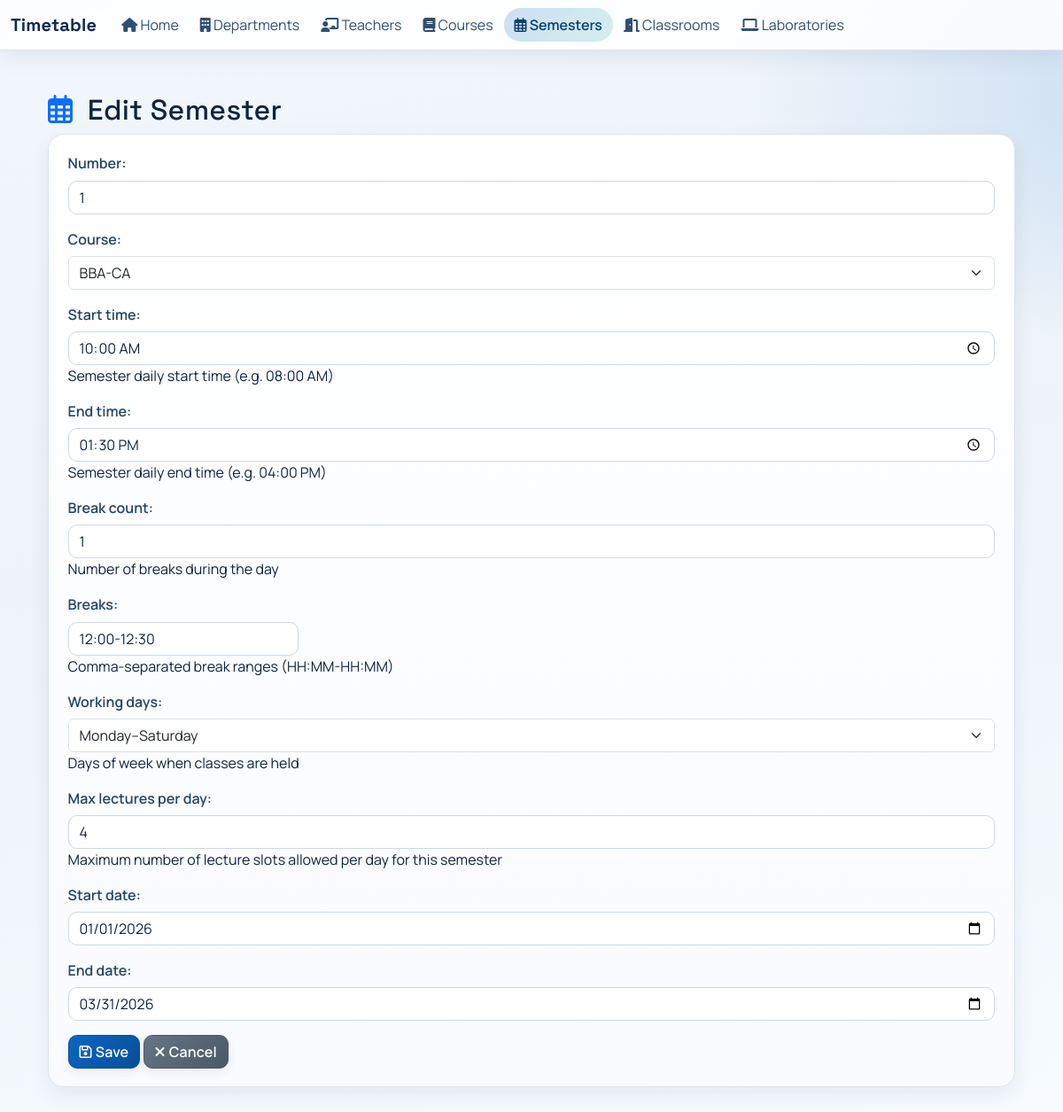
Screenshot of /semesters/56/edit/ with the database file from the repository.
### scheduler/models.py (models this page shows, shortened)
class Semester(models.Model):
    number = models.PositiveSmallIntegerField()
    course = models.ForeignKey(Course, on_delete=models.CASCADE, related_name='semesters')
    start_time = models.TimeField(
        null=True, blank=True,
        help_text="Semester daily start time (e.g. 08:00 AM)"
    )
    end_time = models.TimeField(
        null=True, blank=True,
        help_text="Semester daily end time (e.g. 04:00 PM)"
    )
    break_count = models.PositiveSmallIntegerField(
        default=0,
        help_text="Number of breaks during the day"
    )
    breaks = models.TextField(
        blank=True,
        help_text="Comma-separated break ranges (HH:MM-HH:MM)"
    )
    WORKING_DAY_CHOICES = [
        ('MON-FRI', 'Monday–Friday'),
        ('MON-SAT', 'Monday–Saturday'),
    ]
    working_days = models.CharField(
        max_length=7,
        choices=WORKING_DAY_CHOICES,
        default='MON-FRI',
        help_text="Days of week when classes are held"
    )
    max_lectures_per_day = models.PositiveSmallIntegerField(
        default=6,
        help_text="Maximum number of lecture slots allowed per day for this semester"
    )
    start_date = models.DateField(null=True, blank=True)
    end_date = models.DateField(null=True, blank=True)
    class Meta:
        unique_together = ('number', 'course')
        ordering = ['course', 'number']

### scheduler/views.py (the view, shortened to what this page needs)
# urls.py: path('semesters/<int:pk>/edit/', views.SemesterUpdateView.as_view(), name='semester_edit'),
class SemesterUpdateView(UpdateView):
    model = Semester
    form_class = SemesterForm
    template_name = 'semester_form.html'
    success_url = reverse_lazy('scheduler:course_list')

### scheduler/forms.py (shortened to what this page needs)
class SemesterForm(forms.ModelForm):
    class Meta:
        model = Semester
        fields = ['number', 'course', 'start_time', 'end_time',
                  'break_count', 'breaks', 'working_days',
                  'max_lectures_per_day',
                  'start_date', 'end_date']
        widgets = {
            'start_time': forms.TimeInput(format='%H:%M', attrs={'type': 'time'}),
            'end_time': forms.TimeInput(format='%H:%M', attrs={'type': 'time'}),
            'breaks': forms.TextInput(attrs={
                'size': 24,
                'style': 'max-width: 260px;',
                'placeholder': '10:00-10:10, 12:00-12:30',
            }),
            'start_date': forms.DateInput(format='%Y-%m-%d', attrs={'type': 'date'}),
            'end_date': forms.DateInput(format='%Y-%m-%d', attrs={'type': 'date'}),
        }

### scheduler/models.py (called while the page is built)
    def __str__(self):
        return self.name

### templates/semester_form.html (shortened to what this page needs)
{% extends "base.html" %}
{% block content %}
<div class="container py-4">
    <h2>
        <i class="fa-regular fa-calendar-days me-2 text-primary"></i>
        {% if form.instance.pk %}Edit{% else %}Add{% endif %} Semester
    </h2>
    <form method="post" novalidate>
        {{ form.as_p }}
        <button type="submit" class="btn btn-primary"><i class="fa-regular fa-floppy-disk me-1"></i>Save</button>
        <a href="{% if form.instance.pk %}{% url 'scheduler:course_detail' form.instance.course.pk %}{% else %}{% url 'scheduler:course_list' %}{% endif %}" class="btn btn-secondary"><i class="fa-solid fa-xmark me-1"></i>Cancel</a>
    </form>
</div>
{% endblock %}

### static/css/styles.css (style rules this page uses)
:root { --app-bg: #edf3f9; --app-surface: #ffffff; --app-surface-soft: #f8fbff; --app-border: #dbe4f0; --app-text: #10243e; --app-muted: #5c6f87; --app-brand: #0b66c3; --app-brand-strong: #084f96; --app-brand-soft: rgba(11, 102, 195, 0.12); --app-accent: #0f9f8f; --app-danger: #c4384e; --radius-sm: 10px; --radius-md: 14px; --radius-lg: 18px; --shadow-sm: 0 8px 22px rgba(16, 36, 62, 0.08); --shadow-md: 0 16px 38px rgba(16, 36, 62, 0.14); --transition-fast: 180ms ease; --transition-slow: 300ms ease; }
* { box-sizing: border-box; }
html, body { min-height: 100%; }
body { font-family: "Manrope", "Segoe UI", Arial, sans-serif; color: var(--app-text); background: radial-gradient(1600px 750px at -20% -20%, rgba(15, 159, 143, 0.2), transparent 45%), radial-gradient(1400px 680px at 120% 8%, rgba(11, 102, 195, 0.2), transparent 45%), linear-gradient(170deg, #f2f7fc 0%, var(--app-bg) 45%, #f7fbff 100%); margin: 0; overflow-x: hidden; }
h1, h2, h3, h4, h5, h6, .navbar-brand { font-family: "Space Grotesk", "Manrope", sans-serif; letter-spacing: 0.01em; }
p, small { color: inherit; }
a { color: var(--app-brand); transition: color var(--transition-fast); }
.container { transition: transform var(--transition-fast); }
form p { margin-bottom: 1rem; }
form p label, .form-label { font-weight: 600; color: #244667; margin-bottom: 0.45rem; }
form input:not([type="checkbox"]):not([type="radio"]):not([type="submit"]):not([type="button"]):not([type="reset"]), form select, form textarea { border-radius: var(--radius-sm); border: 1px solid #cdd8e6; background: #fff; color: var(--app-text); transition: border-color var(--transition-fast), box-shadow var(--transition-fast), transform var(--transition-fast); }
.app-form { background: linear-gradient(180deg, #ffffff 0%, #f9fbfe 100%); border: 1px solid var(--app-border); border-radius: var(--radius-lg); box-shadow: var(--shadow-sm); padding: 1.25rem 1.35rem; }
.btn { font-weight: 600; letter-spacing: 0.01em; border-radius: var(--radius-sm); border-width: 1px; box-shadow: 0 4px 12px rgba(25, 50, 86, 0.08); transition: transform var(--transition-fast), box-shadow var(--transition-fast), filter var(--transition-fast); }
.btn-primary { background: linear-gradient(135deg, var(--app-brand) 0%, var(--app-brand-strong) 100%); border-color: var(--app-brand-strong); }
.btn-secondary { background: linear-gradient(135deg, #677483 0%, #4b5868 100%); border-color: #4b5868; }
.reveal-in { opacity: 1; transform: translateY(0); transition: opacity 420ms ease, transform 420ms ease; }

### rows the page displays
Semester: number "1", course "BBA-CA", start_time "10:00", end_time "13:30", break_count "1", breaks "12:00-12:30", working_days "Monday–Saturday", max_lectures_per_day "4", start_date "01/01/2026", end_date "03/31/2026"
